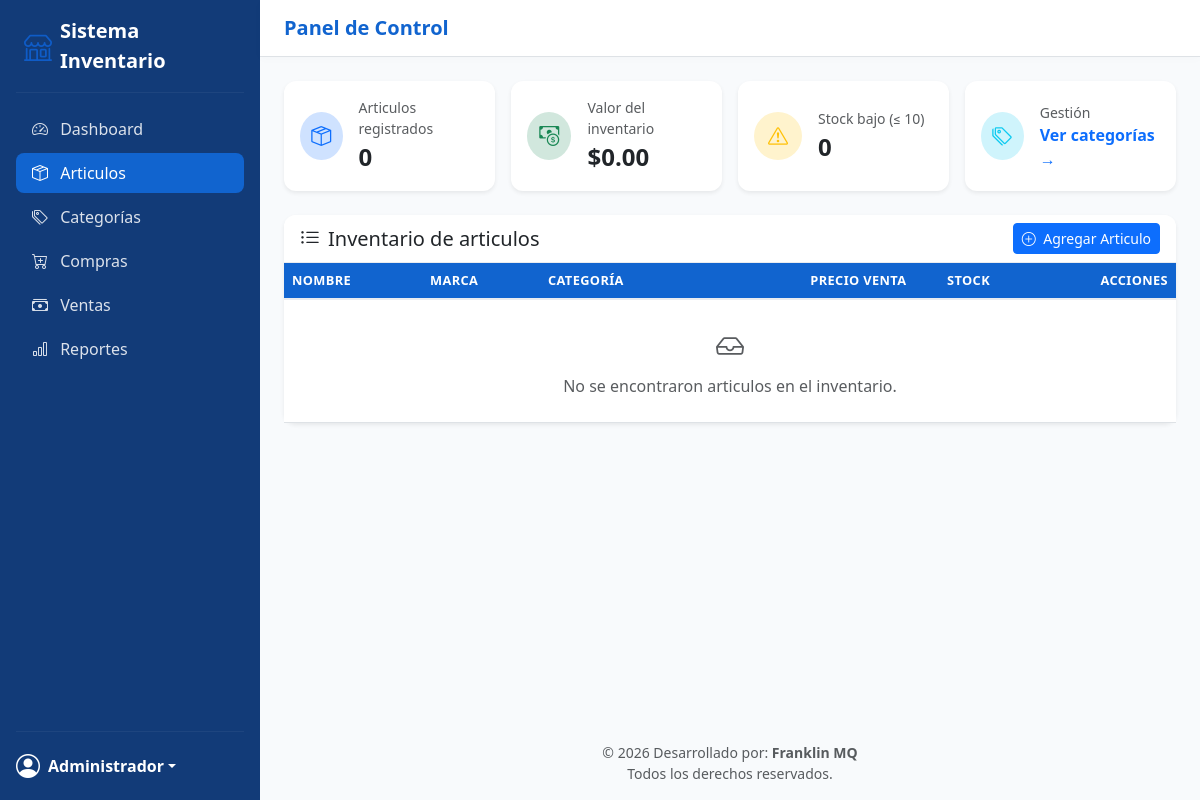
The app's page /index.php?action=articulos (signed in), older data.
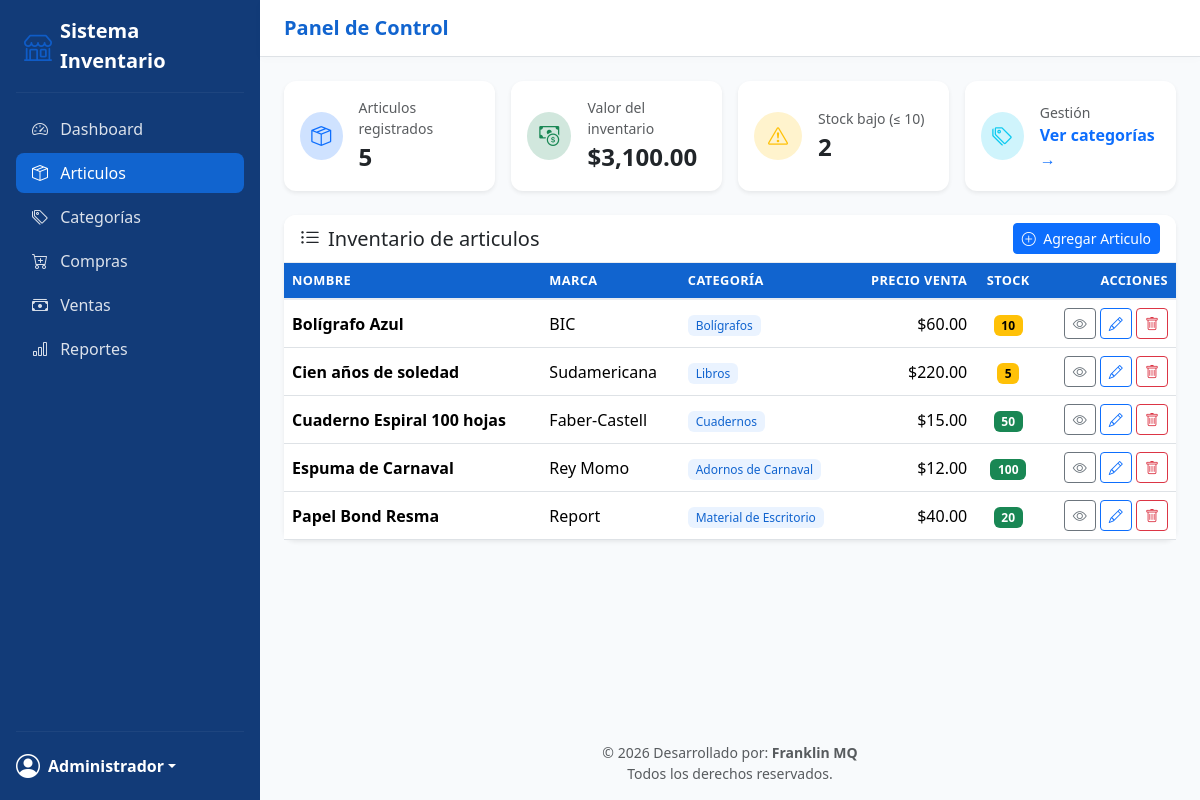
The same page, newer data.
### tables this page shows
CREATE TABLE articulos (
    id INT AUTO_INCREMENT PRIMARY KEY,
    nombre VARCHAR(200) NOT NULL,
    descripcion TEXT NULL,
    categoria_id INT NULL,
    precio_compra DECIMAL(10,2) NOT NULL DEFAULT 0,
    precio_venta DECIMAL(10,2) NOT NULL DEFAULT 0,
    stock INT NOT NULL DEFAULT 0,
    marca_id INT NULL,
    imagen VARCHAR(255) NULL,
    creado_en TIMESTAMP DEFAULT CURRENT_TIMESTAMP,
    FOREIGN KEY (categoria_id) REFERENCES categorias(id) ON DELETE SET NULL,
    FOREIGN KEY (marca_id) REFERENCES marcas(id) ON DELETE SET NULL
);

CREATE TABLE marcas (
    id INT AUTO_INCREMENT PRIMARY KEY,
    nombre VARCHAR(100) NOT NULL UNIQUE
);

CREATE TABLE categorias (
    id INT AUTO_INCREMENT PRIMARY KEY,
    nombre VARCHAR(100) NOT NULL,
    parent_id INT NULL,
    FOREIGN KEY (parent_id) REFERENCES categorias(id) ON DELETE SET NULL
);

### app/core/Controller.php (called while the page is built, shortened)
<?php
class Controller
{
    protected function render(string $view, array $data = []): void
    {
        extract($data);
        $viewPath = __DIR__ . "/../views/{$view}.php";
        require __DIR__ . '/../views/layout/header.php';
        require $viewPath;
        require __DIR__ . '/../views/layout/footer.php';
    }
}

### app/controllers/ArticuloController.php (called while the page is built, shortened)
<?php
require_once __DIR__ . '/../core/Controller.php';
require_once __DIR__ . '/../models/Articulo.php';
class ArticuloController extends Controller
{
    private Articulo $articuloModel;
    private Categoria $categoriaModel;
    private Marca $marcaModel;
    public function __construct()
    {
        $this->articuloModel  = new Articulo();
        $this->categoriaModel = new Categoria();
        $this->marcaModel     = new Marca();
    }
    public function index(): void
    {
        $busqueda  = $_GET['q'] ?? '';
        $articulos = $this->articuloModel->obtenerTodos($busqueda);
        $this->render('articulos/index', [
            'articulos'  => $articulos,
            'busqueda'   => $busqueda,
            'total'      => $this->articuloModel->totalArticulos(),
            'valorInv'   => $this->articuloModel->valorInventario(),
            'stockBajo'  => $this->articuloModel->stockBajo(),
            'categorias' => $this->categoriaModel->obtenerTodas(),
            'marcas'     => $this->marcaModel->obtenerTodas(),
            'errores'    => [],
            'old'        => [],
            'show_modal' => false,
        ]);
    }
}

### app/config/database.php (called while the page is built)
<?php
return [
    'host'    => 'localhost',
    'dbname'  => 'libreria_inventario',
    'user'    => 'root',
    'pass'    => '',
    'charset' => 'utf8mb4',
];

### app/core/Database.php (called while the page is built)
<?php
class Database
{
    private static ?PDO $instance = null;
    public static function getConnection(): PDO
    {
        if (self::$instance === null) {
            $config = require __DIR__ . '/../config/database.php';
            $dsn = "mysql:host={$config['host']};dbname={$config['dbname']};charset={$config['charset']}";
            try {
                self::$instance = new PDO($dsn, $config['user'], $config['pass'], [
                    PDO::ATTR_ERRMODE            => PDO::ERRMODE_EXCEPTION,
                    PDO::ATTR_DEFAULT_FETCH_MODE => PDO::FETCH_ASSOC,
                    PDO::ATTR_EMULATE_PREPARES   => false,
                ]);
            } catch (PDOException $e) {
                die('Error de conexión a la base de datos: ' . $e->getMessage());
            }
        }
        return self::$instance;
    }
}

### app/models/Articulo.php (called while the page is built, shortened)
<?php
require_once __DIR__ . '/../core/Database.php';
class Articulo
{
    private PDO $db;
    public function __construct()
    {
        $this->db = Database::getConnection();
    }
    public function obtenerTodos(string $busqueda = ''): array
    {
        $sql = "SELECT p.*, c.nombre AS categoria_nombre, m.nombre AS marca_nombre
                FROM articulos p
                LEFT JOIN categorias c ON c.id = p.categoria_id
                LEFT JOIN marcas m ON m.id = p.marca_id";
        $params = [];
        $sql .= " ORDER BY p.nombre ASC";
        $stmt = $this->db->prepare($sql);
        $stmt->execute($params);
        return $stmt->fetchAll();
    }
}

### public/index.php (shortened to what this page needs)
<?php
require_once __DIR__ . '/../app/controllers/ArticuloController.php';
$action = $_GET['action'] ?? 'login';
try {
    switch ($action) {
        case 'articulos':
            (new ArticuloController())->index();
            break;
    }
} catch (Throwable $e) {
    http_response_code(500);
    echo 'Ocurrió un error: ' . htmlspecialchars($e->getMessage());
}

### app/views/layout/header.php (shortened to what this page needs)
<!DOCTYPE html>
<html lang="es">
<head>
    <link href="https://cdn.jsdelivr.net/npm/bootstrap@5.3.3/dist/css/bootstrap.min.css" rel="stylesheet">
    <link rel="stylesheet" href="https://cdn.jsdelivr.net/npm/bootstrap-icons@1.11.3/font/bootstrap-icons.css">
    <link rel="stylesheet" href="https://cdn.datatables.net/1.13.6/css/dataTables.bootstrap5.min.css">
    <link rel="stylesheet" href="assets/css/style.css">
</head>
<div class="d-flex flex-row min-vh-100">
    <aside class="app-sidebar d-flex flex-column flex-shrink-0 p-3 text-white">
        <a href="index.php?action=articulos" class="d-flex align-items-center mb-3 mb-md-0 me-md-auto text-white text-decoration-none px-2 gap-2">
            <i class="bi bi-shop fs-3" style="color: var(--brand-accent);"></i>
            <span class="fs-5 fw-bold">Sistema <strong>Inventario</strong></span>
        </a>
        <hr style="border-color: rgba(255,255,255,0.2);">
        <ul class="nav nav-pills flex-column mb-auto gap-1">
            <li class="nav-item">
                <a href="index.php?action=dashboard" class="nav-link <?= ($_GET['action'] ?? '') === 'dashboard' ? 'active' : '' ?>" aria-current="page">
                    <i class="bi bi-speedometer2 me-2"></i> Dashboard
                </a>
            </li>
            <li class="nav-item">
                <a href="index.php?action=articulos" class="nav-link <?= ($_GET['action'] ?? '') === 'articulos' ? 'active' : '' ?>" aria-current="page">
                    <i class="bi bi-box-seam me-2"></i> Articulos
                </a>
            </li>
            <li>
                <a href="index.php?action=categorias" class="nav-link <?= ($_GET['action'] ?? '') === 'categorias' ? 'active' : '' ?>">
                    <i class="bi bi-tags me-2"></i> Categorías
                </a>
            </li>
            <li>
                <a href="#" class="nav-link">
                    <i class="bi bi-cart-plus me-2"></i> Compras
                </a>
            </li>
            <li>
                <a href="#" class="nav-link">
                    <i class="bi bi-cash-stack me-2"></i> Ventas
                </a>
            </li>
            <li>
                <a href="#" class="nav-link">
                    <i class="bi bi-bar-chart me-2"></i> Reportes
                </a>
            </li>
        </ul>
        <hr style="border-color: rgba(255,255,255,0.2);">
        <div class="dropdown">
            <a href="#" class="d-flex align-items-center text-white text-decoration-none dropdown-toggle" id="dropdownUser" data-bs-toggle="dropdown" aria-expanded="false">
                <i class="bi bi-person-circle fs-4 me-2"></i>
                <strong><?= htmlspecialchars($_SESSION['user_name'] ?? 'Usuario') ?></strong>
            </a>
        </div>
    </aside>
    <div class="d-flex flex-column flex-grow-1" style="min-width: 0; background-color: var(--bg-soft);">
        <header class="app-topbar py-3 px-4 d-flex justify-content-between align-items-center border-bottom bg-white sticky-top">
            <h5 class="mb-0 text-dark fw-bold" style="color: var(--brand-primary) !important;">
                <?= ($_GET['action'] ?? '') === 'dashboard' ? 'Dashboard' : 'Panel de Control' ?>
            </h5>
        </header>
        <main class="container-fluid px-4 py-4 flex-grow-1">

### app/views/articulos/index.php (shortened to what this page needs)
<div class="row g-3 mb-4">
    <div class="col-sm-6 col-lg-3">
        <div class="card stat-card shadow-sm h-100">
            <div class="card-body d-flex align-items-center gap-3">
                <div class="stat-icon bg-primary-subtle text-primary"><i class="bi bi-box-seam"></i></div>
                <div>
                    <div class="text-muted small">Articulos registrados</div>
                    <div class="fs-4 fw-bold"><?= (int) $total ?></div>
                </div>
            </div>
        </div>
    </div>
    <div class="col-sm-6 col-lg-3">
        <div class="card stat-card shadow-sm h-100">
            <div class="card-body d-flex align-items-center gap-3">
                <div class="stat-icon bg-success-subtle text-success"><i class="bi bi-cash-coin"></i></div>
                <div>
                    <div class="text-muted small">Valor del inventario</div>
                    <div class="fs-4 fw-bold">$<?= number_format((float) $valorInv, 2) ?></div>
                </div>
            </div>
        </div>
    </div>
    <div class="col-sm-6 col-lg-3">
        <div class="card stat-card shadow-sm h-100">
            <div class="card-body d-flex align-items-center gap-3">
                <div class="stat-icon bg-warning-subtle text-warning"><i class="bi bi-exclamation-triangle"></i></div>
                <div>
                    <div class="text-muted small">Stock bajo (&le; 10)</div>
                    <div class="fs-4 fw-bold"><?= count($stockBajo) ?></div>
                </div>
            </div>
        </div>
    </div>
    <div class="col-sm-6 col-lg-3">
        <div class="card stat-card shadow-sm h-100">
            <div class="card-body d-flex align-items-center gap-3">
                <div class="stat-icon bg-info-subtle text-info"><i class="bi bi-tags"></i></div>
                <div>
                    <div class="text-muted small">Gestión</div>
                    <a href="index.php?action=categorias" class="fw-semibold text-decoration-none">Ver categorías &rarr;</a>
                </div>
            </div>
        </div>
    </div>
</div>
<div class="card shadow-sm">
    <div class="card-header bg-white d-flex flex-wrap justify-content-between align-items-center gap-2">
        <h5 class="mb-0"><i class="bi bi-list-ul me-2"></i>Inventario de articulos</h5>
        <div class="d-flex gap-2">
            <button type="button" class="btn btn-primary btn-sm text-nowrap" data-bs-toggle="modal" data-bs-target="#modalNuevoArticulo">
                <i class="bi bi-plus-circle me-1"></i> Agregar Articulo
            </button>
        </div>
    </div>
    <div class="table-responsive">
        <table class="table table-hover align-middle mb-0 table-datatable">
            <thead class="table-light">
                <tr>
                    <th>Nombre</th>
                    <th>Marca</th>
                    <th>Categoría</th>
                    <th class="text-end">Precio Venta</th>
                    <th class="text-center">Stock</th>
                    <th class="text-end">Acciones</th>
                </tr>
            </thead>
            <tbody>
                <?php if (empty($articulos)): ?>
                    <tr>
                        <td colspan="6" class="text-center text-muted py-4">
                            <i class="bi bi-inbox fs-3 d-block mb-2"></i>
                            No se encontraron articulos en el inventario.
                        </td>
                    </tr>
                <?php else: ?>
                    <?php foreach ($articulos as $articulo): ?>
                        <tr>
                            <td class="fw-semibold"><?= htmlspecialchars($articulo['nombre']) ?></td>
                            <td><?= htmlspecialchars($articulo['marca_nombre'] ?? '') ?></td>
                            <td>
                                <?php if ($articulo['categoria_nombre']): ?>
                                    <span class="badge badge-cat"><?= htmlspecialchars($articulo['categoria_nombre']) ?></span>
                                <?php else: ?>
                                    <span class="text-muted">—</span>
                                <?php endif; ?>
                            </td>
                            <td class="text-end">$<?= number_format((float) $articulo['precio_venta'], 2) ?></td>
                            <td class="text-center">
                                <span class="badge <?= $articulo['stock'] <= 10 ? 'text-bg-warning' : 'text-bg-success' ?>">
                                    <?= (int) $articulo['stock'] ?>
                                </span>
                            </td>
                            <td class="text-end">
                                <a href="index.php?action=articulo-ver&id=<?= $articulo['id'] ?>"
                                   class="btn btn-sm btn-outline-secondary" title="Ver">
                                    <i class="bi bi-eye"></i>
                                </a>
                                <a href="index.php?action=articulo-editar&id=<?= $articulo['id'] ?>"
                                   class="btn btn-sm btn-outline-primary" title="Editar">
                                    <i class="bi bi-pencil"></i>
                                </a>
                                <form action="index.php?action=articulo-eliminar&id=<?= $articulo['id'] ?>" method="post"
                                      class="d-inline" onsubmit="return confirm('¿Eliminar este articulo del inventario?');">
                                    <button type="submit" class="btn btn-sm btn-outline-danger" title="Eliminar">
                                        <i class="bi bi-trash"></i>
                                    </button>
                                </form>
                            </td>
                        </tr>
                    <?php endforeach; ?>
                <?php endif; ?>
            </tbody>
        </table>
    </div>
</div>

### app/views/layout/footer.php (shortened to what this page needs)
<?php if (!isset($isAuthPage) || !$isAuthPage): ?>
        </main>
        <footer class="text-center text-muted py-3 small mt-auto">
            &copy; <?= date('Y') ?> Desarrollado por: <b>Franklin MQ</b>
            <br>Todos los derechos reservados.
        </footer>
    </div>
</div>
<?php endif; ?>
</body>
</html>

### public/assets/css/style.css (style rules this page uses)
:root { --brand-dark: #123B78; --brand-primary: #1164CF; --brand-hover: #1C4689; --brand-accent: #0F5CC7; --bg-soft: #F8FAFC; --text-gray: #667085; }
.app-sidebar { background-color: var(--brand-dark); width: 260px; transition: all 0.3s; }
.app-sidebar .nav-link { color: rgba(255, 255, 255, 0.85); font-weight: 500; border-radius: 0.5rem; }
.app-sidebar .nav-link.active, .app-sidebar .nav-link:hover { color: #fff; background-color: rgba(255,255,255,0.1); }
.app-sidebar .nav-link.active { background-color: var(--brand-primary); }
.app-topbar { background-color: #fff; box-shadow: 0 2px 10px rgba(0,0,0,0.02); }
.stat-card { border: none; border-radius: 0.75rem; }
.stat-icon { width: 48px; height: 48px; border-radius: 50%; display: flex; align-items: center; justify-content: center; font-size: 1.25rem; }
.card { border: none; border-radius: 0.75rem; }
.card-header { border-bottom: 1px solid #EAECF0; border-radius: 0.75rem 0.75rem 0 0 !important; }
.badge-cat { background-color: #EAF3FF; color: var(--brand-primary); font-weight: 500; }
.table thead th { font-size: 0.8rem; text-transform: uppercase; letter-spacing: 0.03em; background-color: var(--brand-primary) !important; color: #FFFFFF !important; border-bottom: 2px solid #EAECF0; }
.card-header { border-bottom: 1px solid #EAECF0; border-radius: 0.75rem 0.75rem 0 0 !important; background-color: #FFFFFF; }
footer { color: var(--text-gray); }

Row changes from the older to the newer data that the page shows:
added articulos: nombre "Bolígrafo Azul", marca.nombre "BIC", categoria.nombre "Bolígrafos", precio_venta "60.00", stock "10"
added articulos: nombre "Cien años de soledad", marca.nombre "Sudamericana", categoria.nombre "Libros", precio_venta "220.00", stock "5"
added articulos: nombre "Cuaderno Espiral 100 hojas", marca.nombre "Faber-Castell", categoria.nombre "Cuadernos", precio_venta "15.00", stock "50"
added articulos: nombre "Espuma de Carnaval", marca.nombre "Rey Momo", categoria.nombre "Adornos de Carnaval", precio_venta "12.00", stock "100"
added articulos: nombre "Papel Bond Resma", marca.nombre "Report", categoria.nombre "Material de Escritorio", precio_venta "40.00", stock "20"
Text that changed along with them:
$total: "0" → "5"
$valorInv: "0.00" → "3,100.00"
count($stockBajo): "0" → "2"
text no longer shown: "No se encontraron articulos en el inventario."
